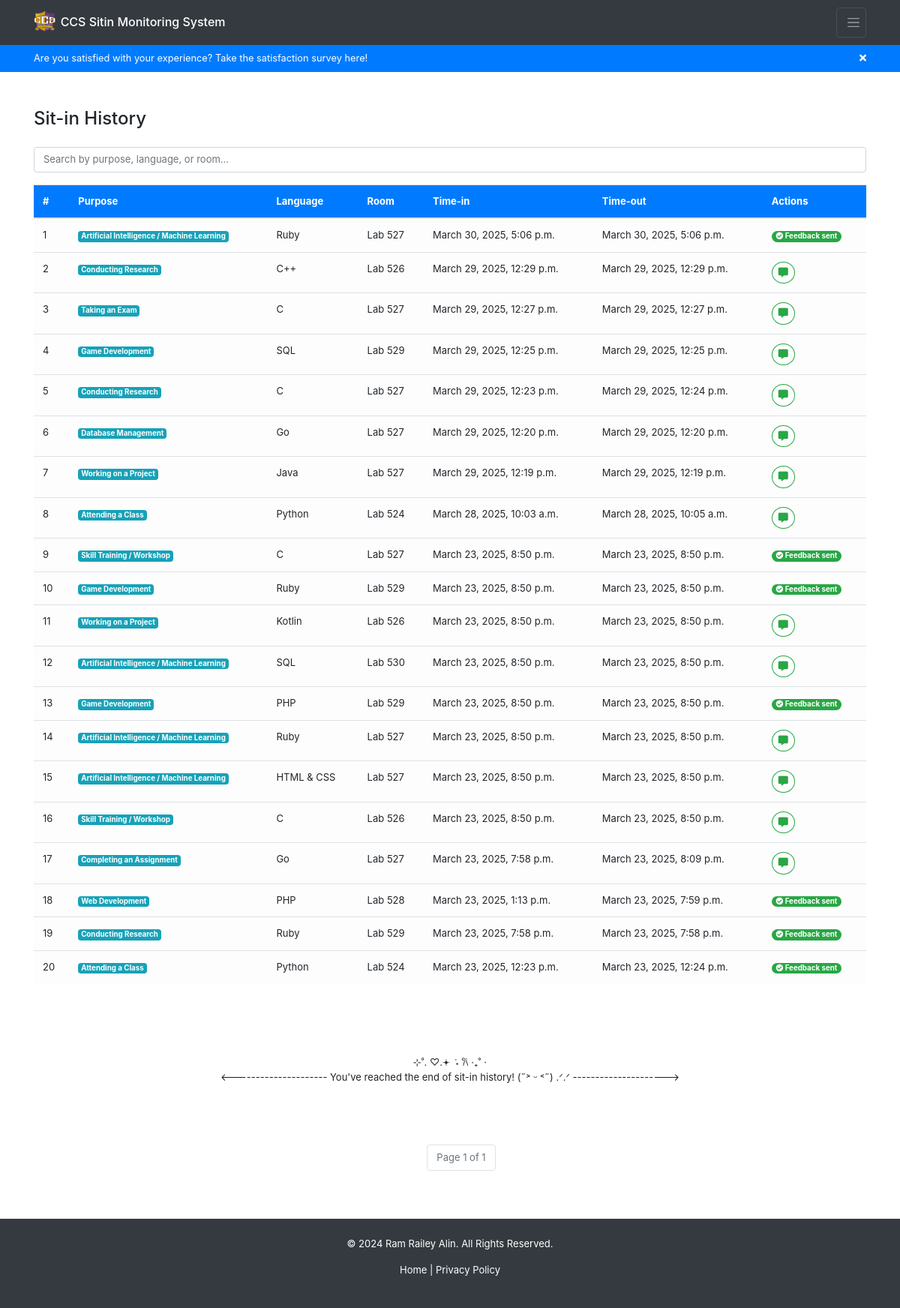
Before: /sitin_history/ (signed in) with the older database file.
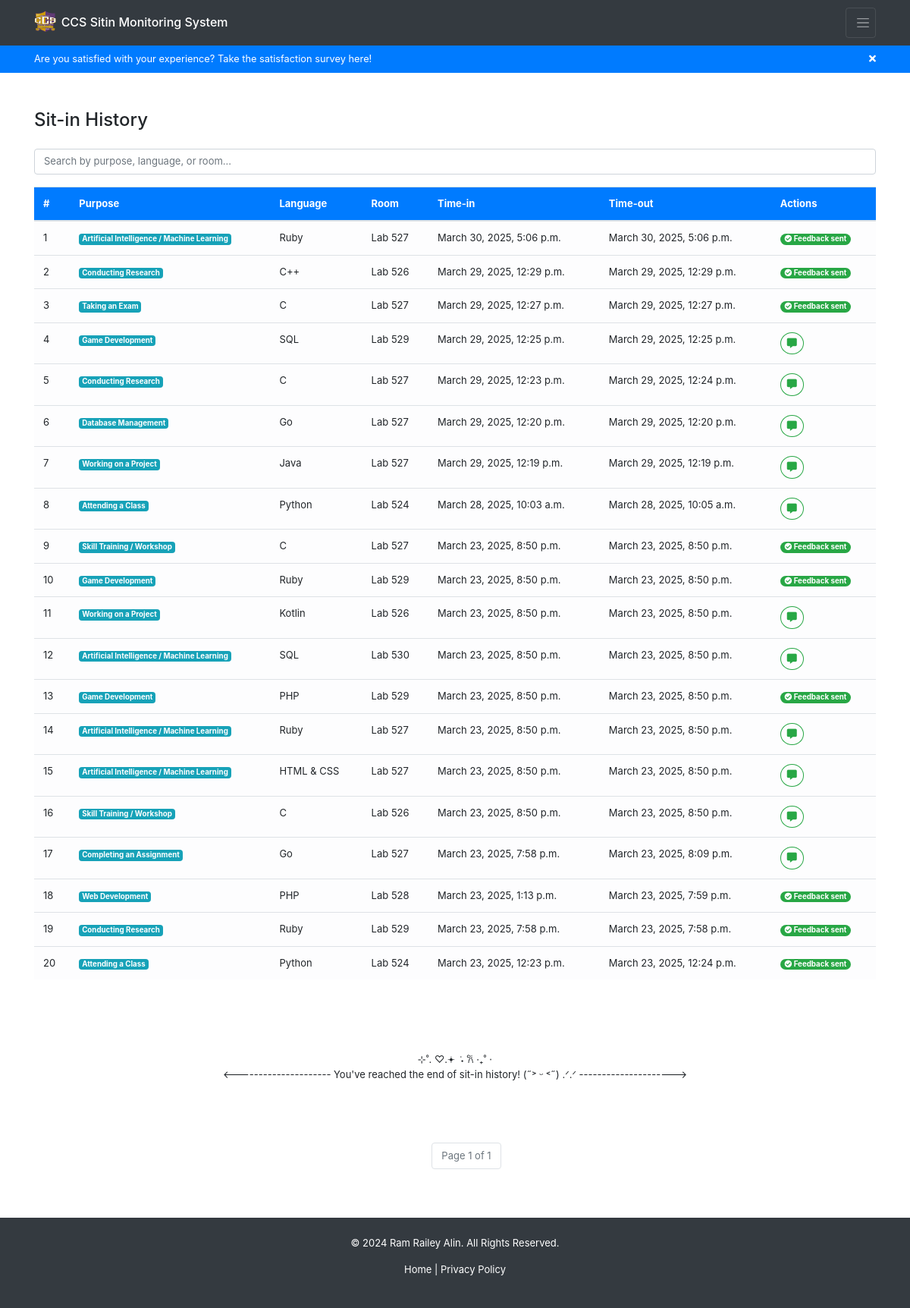
After: the same page with the newer database file.
### backend/models.py (models this page shows, shortened)
class Sitin(models.Model):
    purpose = models.CharField(max_length=255, choices=SITIN_PURPOSE_CHOICES, blank=True, null=True)
    programming_language = models.CharField(max_length=255, choices=PROGRAMMING_LANGUAGE_CHOICES, blank=True, null=True)
    lab_room = models.CharField(max_length=50, choices=LAB_ROOM_CHOICES, blank=True, null=True)
    sitin_details = models.TextField(blank=True, null=True)
    status = models.CharField(max_length=50, choices=SITIN_STATUS_CHOICES, default="none") # none, approved, denied
    sitin_date = models.DateTimeField(auto_now_add=True)
    logout_date = models.DateTimeField(null=True, blank=True)
    feedback = models.TextField(blank=True, null=True)
    user = models.ForeignKey(User, on_delete=models.CASCADE)

### backend/views.py (the view)
# urls.py: path('sitin_history/', views.sitin_history, name='user-sitin_history'),
@login_required
def sitin_history(request):
    if request.user.is_authenticated:
        sitin_history = Sitin.objects.filter(
            status='finished',
            user=request.user
        ).select_related(
            'user',
            'user__registration'
        ).order_by('-logout_date')
        paginator = Paginator(sitin_history, 25)
        page_number = request.GET.get('page')
        page_obj = paginator.get_page(page_number)
        return render(request, 'backend/pages/sitin_history.html', {'sitin_history': page_obj})
    return redirect('/')

### backend/templates/backend/pages/sitin_history.html (shortened to what this page needs)
{% extends 'backend/base.html' %}
{% block content %}
<div class="container mt-5" id="sitin-history">
    <h4 class="mb-4">Sit-in History</h4>
    <div class="mb-3">
        <input type="text" id="searchInput" class="form-control" placeholder="Search by purpose, language, or room...">
    </div>
    <div class="table-responsive d-flex flex-column">
        <table class="table table-hover align-middle">
            <thead class="bg-primary text-white">
                <tr>
                    <th>#</th>
                    <th>Purpose</th>
                    <th>Language</th>
                    <th>Room</th>
                    <th>Time-in</th>
                    <th>Time-out</th>
                    <th>Actions</th>
                </tr>
            </thead>
            <tbody class="table-light">
                {% if sitin_history %}
                {% for sitin in sitin_history %}
                <tr>
                    <td>{{ forloop.counter }}</td>
                    <td><span class="badge bg-info text-white">{{ sitin.purpose }}</span></td>
                    <td>{{ sitin.programming_language }}</td>
                    <td>Lab {{ sitin.lab_room }}</td>
                    <td>{{ sitin.sitin_date }}</td>
                    <td>{{ sitin.logout_date }}</td>
                    {% if sitin.feedback %}
                    <td>
                        <span class="badge badge-pill badge-success badge-hover-outline"
                        style="cursor: not-allowed;">
                            <i class="fas fa-check-circle"></i> Feedback sent
                        </span>
                    </td>
                    {% else %}
                    <td>
                        <button class="btn btn-sm btn-outline-success rounded-circle feedback-btn"
                                title="Give feedback"
                                onclick="showFeedbackModal('{{ sitin.id }}')">
                            <i class="fas fa-comment-alt"></i>
                        </button>
                    </td>
                    {% endif %}
                </tr>
                {% endfor %}
                {% else %}
                <tr></tr>
                {% endif %}
            </tbody>
        </table>
    </div>
    {% if sitin_history.number == sitin_history.paginator.num_pages %}
    <div class="eol">
        <span>⊹˚. ♡.𖥔 ݁ ˖ 𐙚 ‧₊˚ ⋅</span>
        <span><--------------------- You've reached the end of sit-in history! (˶˃ ᵕ ˂˶) .ᐟ.ᐟ ---------------------></span>
    </div>
    {% endif %}
    <div class="pagination mt-3 d-flex flex-column justify-content-center">
        <nav aria-label="Sitin History pagination">
            <ul class="pagination justify-content-center">
                <li class="page-item disabled">
                    <span class="page-link">Page {{ sitin_history.number }} of {{ sitin_history.paginator.num_pages }}</span>
                </li>
            </ul>
        </nav>
    </div>
</div>
{% endblock %}

Changed rows visible on the page:
changed Sitin "March 29, 2025, 12:29 p.m.": now shows "Feedback sent"
changed Sitin "March 29, 2025, 12:27 p.m.": now shows "Feedback sent"
